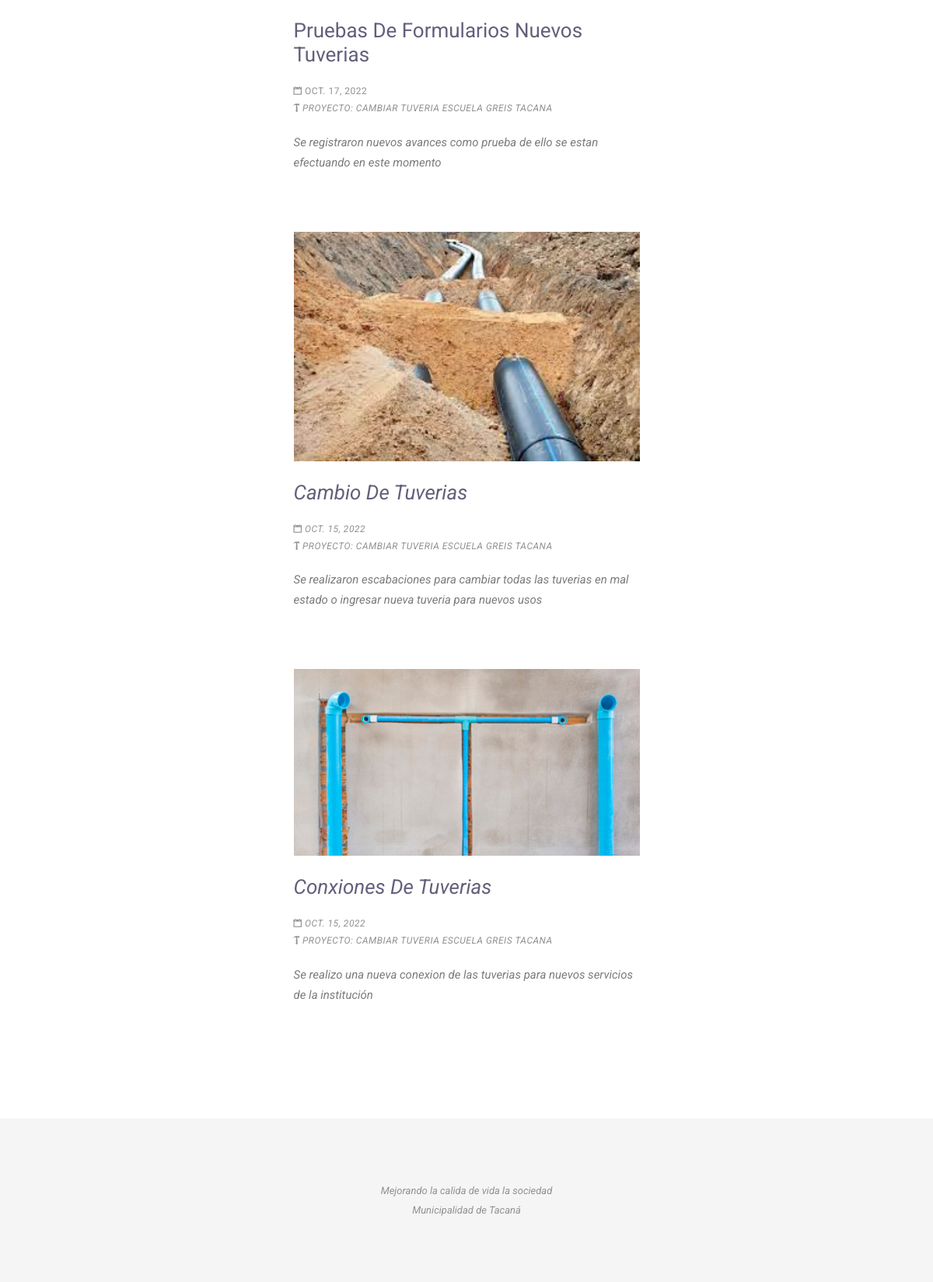
The page /home/avances/1/ (lower part) on the database as committed earlier.
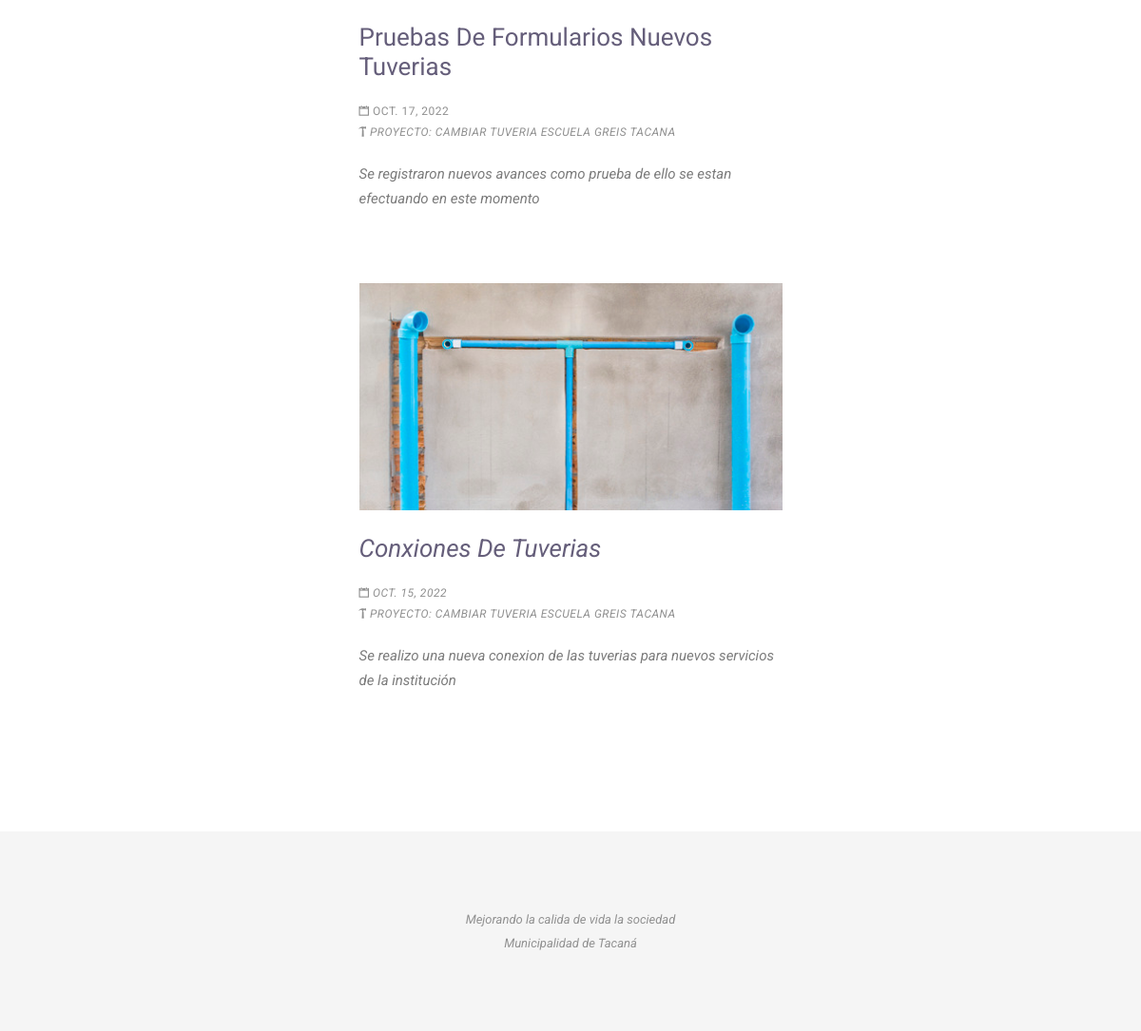
The same page on the database as committed later.
### apps/home/models.py (models this page shows, shortened)
class avances(models.Model):
    titulo = models.CharField(max_length =300, verbose_name = 'Titulo', blank =True)
    proyecto = models.ForeignKey(proyectoslist, on_delete = models.CASCADE, blank=True, default=1)
    descripcion = models.TextField(verbose_name='descripcion', blank=True)
    fechas = models.DateField(verbose_name = 'Fecha', blank= True)
    foto = models.FileField(upload_to="images/",verbose_name='Foto', blank=True)
    fecha_alta= models.DateTimeField(auto_now_add=True, verbose_name='Fecha alta')
    fecha_actualizacion = models.DateTimeField(auto_now_add=True, verbose_name='Fecha de Actualizacion')

class proyectoslist(models.Model):
    nombre =models.CharField(max_length=250, verbose_name='Nombre',blank=True)
    lugar= models.CharField(max_length=200, verbose_name='Lugar', blank=True)
    fechaApertura = models.DateField(verbose_name="FechaFinal", blank=True)
    fechaFinal = models.DateField(verbose_name='FechaFinal', blank=True)
    presupuesto = models.DecimalField(max_digits=20,decimal_places=3,verbose_name='Presupuesto', blank=True)
    encargado  = models.ForeignKey(encargados, on_delete=models.CASCADE, blank=True)
    tipoProyecto = models.ForeignKey(tipoProyecto, on_delete=models.CASCADE, blank=True, default=1)
    tiempo = models.CharField(max_length=30, verbose_name='Tiempo', blank=True)
    descripcio = models.TextField(verbose_name='Descripcio',blank=True)
    foto = models.FileField(upload_to="images/",verbose_name='Foto', blank=True)
    fecha_alta= models.DateTimeField(auto_now_add=True, verbose_name='Fecha alta')
    fecha_actualizacion = models.DateTimeField(auto_now_add=True, verbose_name='Fecha de Actualizacion')
    def __str__(self):
        return self.nombre+' '+self.lugar

### apps/home/views.py (the view)
# urls.py: path('avances/<int:pk>/', avancesProyecto.as_view(), name='avances'),
class avancesProyecto(ListView):
    model = avances
    template_name = 'avances.html'
    pk_url_kwarg = 'home:avances'
    def get_queryset(self, **kwargs):
        qs = avances.objects.filter(proyecto=self.kwargs['pk']).order_by('-fechas')
        return qs

### apps/home/templates/avances.html (shortened to what this page needs)
{%load static%}
<!DOCTYPE html>
<html lang="en">
<head>
  <link rel="stylesheet" href="{% static 'plugins/bootstrap/bootstrap.min.css'%}">
  <link rel="stylesheet" href="{% static 'plugins/Ionicons/css/ionicons.min.css'%}">
  <link rel="stylesheet" href="{% static 'plugins/animate-css/animate.css'%}">
  <link rel="stylesheet" href="{% static 'plugins/magnific-popup/magnific-popup.css'%}">
  <link rel="stylesheet" href="{% static 'plugins/slick/slick.css'%}">
  <link rel="stylesheet" href="{% static 'css/style.css'%}">
</head>
<body id="body">
  <div class="page-wrapper">
    <div class="container">
      <div class="row justify-content-center">
        <div class="col-lg-5">
          {% for i in object_list%}
          <div class="post">
            <div class="post-media post-thumb">
              <a href="blog-single.html">
                <img
                  src="{{i.foto.url}}"
                  alt="">
              </a>
            </div>
            <h3 class="post-title"><a href="blog-single.html">{{i.titulo}}</a></h3>
            <div class="post-meta">
              <ul>
                <li>
                  <i class="ion-calendar"></i> {{i.fechas}}
                </li>
                <li>
                <i class="ion-hammer"></i><i>   proyecto: {{i.proyecto}}
                </li>
              </ul>
            </div>
            <div class="post-content">
              <p>{{i.descripcion}}</p>
            </div>
          </div>
          {%endfor%}
        </div>
      </div>
    </div>
  </div>
  <footer class="footer">
    <div class="container">
      <div class="row">
        <div class="col-md-12">
          <p class="copyright mb-0">Mejorando la calida de vida la sociedad
            <br>Municipalidad de Tacaná
          </p>
        </div>
      </div>
    </div>
  </footer>
</body>
</html>

### apps/home/static/css/style.css (style rules this page uses)
body { line-height: 1.65; font-family: "Roboto", sans-serif; -webkit-font-smoothing: antialiased; }
h1, h2, h3, h4, h5, h6 { font-family: "Roboto", sans-serif; }
h1, h2, h3, h4, h5, h6 { font-weight: 400; }
h3 { font-size: 20px; }
p { color: #7B7B7B; font-size: 15px; font-family: "Roboto", sans-serif; line-height: 1.7; }
ol, ul { margin: 0; padding: 0; list-style: none; }
a, a:focus, a:hover { text-decoration: none; outline: 0; color: #655E7A; }
.page-wrapper { padding: 70px 0; }
.post { background: #fff; margin-bottom: 40px; padding-bottom: 20px; }
.post .post-media.post-thumb img { width: 100%; height: auto; }
.post .post-title { margin-top: 10px; margin: 25px 0 0; text-transform: capitalize; font-size: 26px; margin-bottom: 20px; }
.post .post-title a { color: #655E7A; }
.post .post-meta { font-size: 13px; margin-top: 10px; text-transform: uppercase; }
.post .post-meta ul li { display: inline-block; color: #909090; margin-right: 20px; font-size: 12px; letter-spacing: 0.5px; }
.post .post-content { margin-top: 20px; }
.post .post-content p { line-height: 26px; }
.footer { background: #F5F5F5; text-align: center; padding: 80px 0; }
.footer p { font-size: 13px; line-height: 25px; color: #919191; }

Rows that differ between the two databases and show on the page:
no longer on this page (row edited): avances: foto (picture), titulo "Cambio De Tuverias", fechas "OCT. 15, 2022", proyecto "CAMBIAR TUVERIA ESCUELA GREIS TACANA", descripcion "Se realizaron escabaciones para cambiar todas las tuverias en mal estado o ingresar nueva tuveria para nuevos usos"
